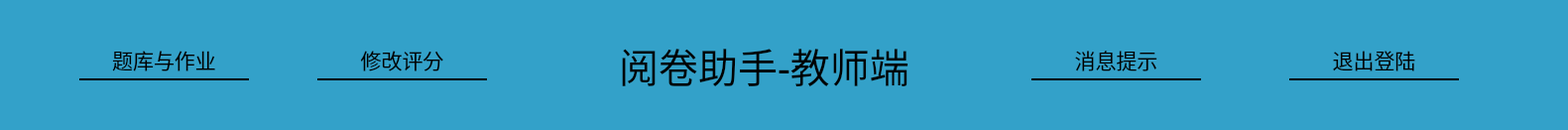
   <widget class="QWidget" name="widget" native="true">
    <property name="geometry">
     <rect>
      <x>-10</x>
      <y>0</y>
      <width>1581</width>
      <height>131</height>
     </rect>
    </property>
    <property name="palette">
     <palette>
      <active>
       <colorrole role="Button">
        <brush brushstyle="SolidPattern">
         <color alpha="255">
          <red>51</red>
          <green>161</green>
          <blue>201</blue>
         </color>
        </brush>
       </colorrole>
       <colorrole role="Base">
        <brush brushstyle="SolidPattern">
         <color alpha="255">
          <red>51</red>
          <green>161</green>
          <blue>201</blue>
         </color>
        </brush>
       </colorrole>
       <colorrole role="Window">
        <brush brushstyle="SolidPattern">
         <color alpha="255">
          <red>51</red>
          <green>161</green>
          <blue>201</blue>
         </color>
        </brush>
       </colorrole>
      </active>
      <inactive>
       <colorrole role="Button">
        <brush brushstyle="SolidPattern">
         <color alpha="255">
          <red>51</red>
          <green>161</green>
          <blue>201</blue>
         </color>
        </brush>
       </colorrole>
       <colorrole role="Base">
        <brush brushstyle="SolidPattern">
         <color alpha="255">
          <red>51</red>
          <green>161</green>
          <blue>201</blue>
         </color>
        </brush>
       </colorrole>
       <colorrole role="Window">
        <brush brushstyle="SolidPattern">
         <color alpha="255">
          <red>51</red>
          <green>161</green>
          <blue>201</blue>
         </color>
        </brush>
       </colorrole>
      </inactive>
      <disabled>
       <colorrole role="Button">
        <brush brushstyle="SolidPattern">
         <color alpha="255">
          <red>51</red>
          <green>161</green>
          <blue>201</blue>
         </color>
        </brush>
       </colorrole>
       <colorrole role="Base">
        <brush brushstyle="SolidPattern">
         <color alpha="255">
          <red>51</red>
          <green>161</green>
          <blue>201</blue>
         </color>
        </brush>
       </colorrole>
       <colorrole role="Window">
        <brush brushstyle="SolidPattern">
         <color alpha="255">
          <red>51</red>
          <green>161</green>
          <blue>201</blue>
         </color>
        </brush>
       </colorrole>
      </disabled>
     </palette>
    </property>
    <property name="styleSheet">
     <string notr="true">QWidget{
	background-color: #33A1C9

;
}</string>
    </property>
    <widget class="QLabel" name="label">
     <property name="geometry">
      <rect>
       <x>540</x>
       <y>0</y>
       <width>461</width>
       <height>131</height>
      </rect>
     </property>
     <property name="font">
      <font>
       <family>楷体</family>
       <pointsize>30</pointsize>
       <underline>false</underline>
      </font>
     </property>
     <property name="styleSheet">
      <string notr="true">Label{
	text-align: center;
}</string>
     </property>
     <property name="text">
      <string>阅卷助手-教师端</string>
     </property>
     <property name="alignment">
      <set>Qt::AlignCenter</set>
     </property>
    </widget>
    <widget class="QPushButton" name="pushButton">
     <property name="geometry">
      <rect>
       <x>80</x>
       <y>40</y>
       <width>171</width>
       <height>41</height>
      </rect>
     </property>
     <property name="font">
      <font>
       <pointsize>16</pointsize>
       <underline>false</underline>
      </font>
     </property>
     <property name="styleSheet">
      <string notr="true">QPushButton{
	border: 0px;
	border-bottom:  2px solid #000;
}</string>
     </property>
     <property name="text">
      <string>题库与作业</string>
     </property>
    </widget>
    <widget class="QPushButton" name="pushButton_2">
     <property name="geometry">
      <rect>
       <x>320</x>
       <y>40</y>
       <width>171</width>
       <height>41</height>
      </rect>
     </property>
     <property name="font">
      <font>
       <pointsize>16</pointsize>
       <underline>false</underline>
      </font>
     </property>
     <property name="styleSheet">
      <string notr="true">QPushButton{
	border: 0px;
	border-bottom:  2px solid #000;
}</string>
     </property>
     <property name="text">
      <string>修改评分</string>
     </property>
    </widget>
    <widget class="QPushButton" name="pushButton_3">
     <property name="geometry">
      <rect>
       <x>1040</x>
       <y>40</y>
       <width>171</width>
       <height>41</height>
      </rect>
     </property>
     <property name="font">
      <font>
       <pointsize>16</pointsize>
       <underline>false</underline>
      </font>
     </property>
     <property name="styleSheet">
      <string notr="true">QPushButton{
	border: 0px;
	border-bottom:  2px solid #000;
}</string>
     </property>
     <property name="text">
      <string>消息提示</string>
     </property>
    </widget>
    <widget class="QPushButton" name="pushButton_4">
     <property name="geometry">
      <rect>
       <x>1300</x>
       <y>40</y>
       <width>171</width>
       <height>41</height>
      </rect>
     </property>
     <property name="font">
      <font>
       <pointsize>16</pointsize>
       <underline>false</underline>
      </font>
     </property>
     <property name="styleSheet">
      <string notr="true">QPushButton{
	border: 0px;
	border-bottom:  2px solid #000;
}</string>
     </property>
     <property name="text">
      <string>退出登陆</string>
     </property>
    </widget>
   </widget>
